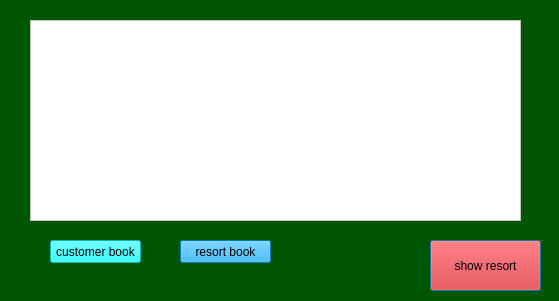
<?xml version="1.0" encoding="UTF-8"?>
<ui version="4.0">
 <class>chittagongDialog</class>
 <widget class="QDialog" name="chittagongDialog">
  <property name="geometry">
   <rect>
    <x>0</x>
    <y>0</y>
    <width>559</width>
    <height>301</height>
   </rect>
  </property>
  <property name="windowTitle">
   <string>Dialog</string>
  </property>
  <property name="styleSheet">
   <string notr="true">background:rgb(0, 85, 0);</string>
  </property>
  <widget class="QTableView" name="tableView_showresortz">
   <property name="geometry">
    <rect>
     <x>30</x>
     <y>20</y>
     <width>491</width>
     <height>201</height>
    </rect>
   </property>
   <property name="styleSheet">
    <string notr="true">font: 75 10pt &quot;Bell MT&quot;;
background:rgb(255, 255, 255)</string>
   </property>
  </widget>
  <widget class="QPushButton" name="pushButton_showresortz">
   <property name="geometry">
    <rect>
     <x>430</x>
     <y>240</y>
     <width>111</width>
     <height>51</height>
    </rect>
   </property>
   <property name="styleSheet">
    <string notr="true">font: 75 12pt &quot;Bell MT&quot;;
background:rgb(255, 0, 0)</string>
   </property>
   <property name="text">
    <string>show resort</string>
   </property>
  </widget>
  <widget class="QPushButton" name="pushButton_customerbook">
   <property name="geometry">
    <rect>
     <x>50</x>
     <y>240</y>
     <width>91</width>
     <height>23</height>
    </rect>
   </property>
   <property name="styleSheet">
    <string notr="true">background:rgb(0, 255, 255)</string>
   </property>
   <property name="text">
    <string>customer book</string>
   </property>
  </widget>
  <widget class="QPushButton" name="pushButton_resortbook">
   <property name="geometry">
    <rect>
     <x>180</x>
     <y>240</y>
     <width>91</width>
     <height>23</height>
    </rect>
   </property>
   <property name="styleSheet">
    <string notr="true">background:rgb(0, 170, 255)</string>
   </property>
   <property name="text">
    <string>resort book</string>
   </property>
  </widget>
 </widget>
 <resources/>
 <connections/>
</ui>
